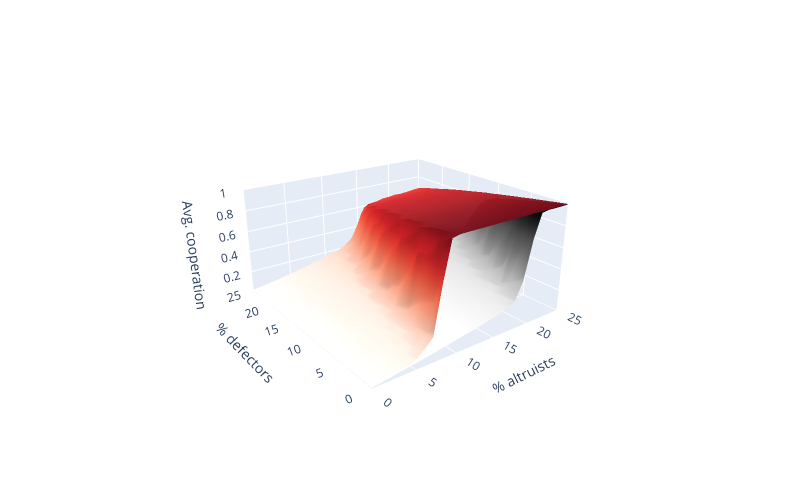
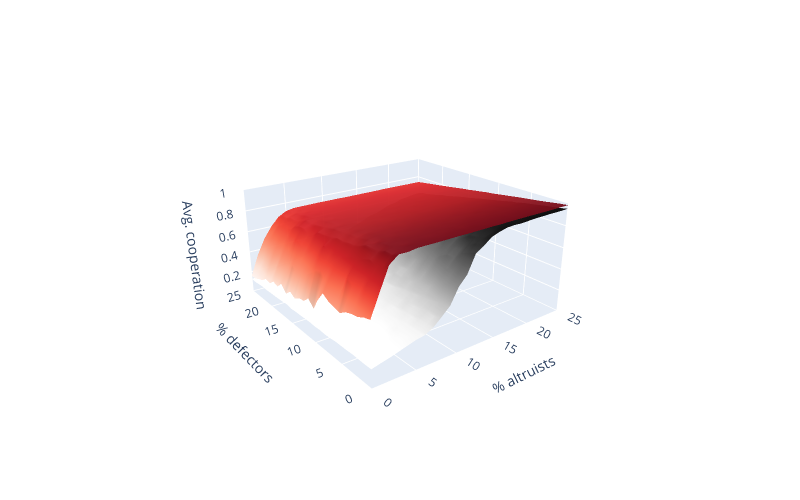
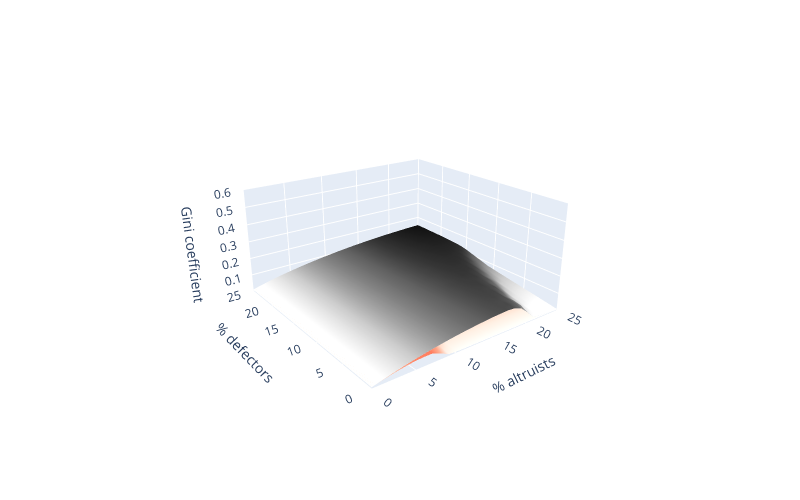
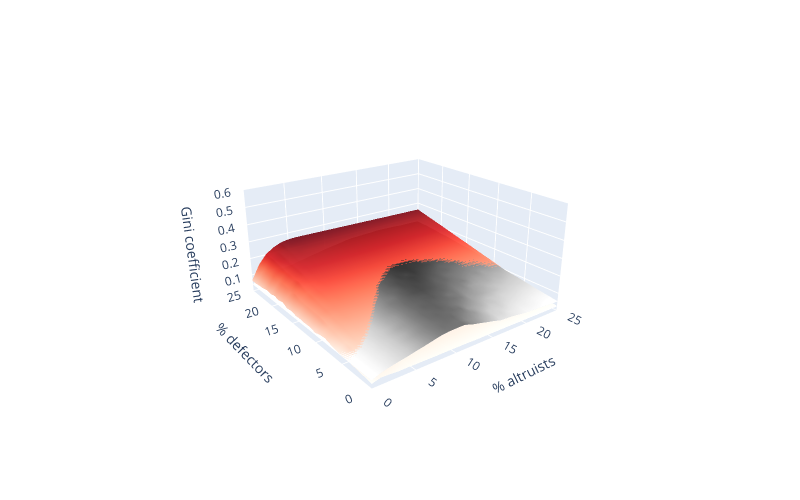

Write notebook code for charts like these, in order.
### Markdown cell above
### 3. Plot boxplots for average cooperation and inequality

### Code cell
X = np.arange(0, 26, 1)
Y = np.arange(0, 26, 1)
X, Y = np.meshgrid(X, Y)

def plot_surfaces(data, net_update, z_title, z_vals, title, fname):
    fig = go.Figure()
    fig.add_trace(
        go.Surface(x=X, y=Y, z=np.array(data[net_update][REPUT[0]]), colorscale='Greys', showscale=False))
    fig.add_trace(
        go.Surface(x=X, y=Y, z=np.array(data[net_update][REPUT[1]]), colorscale='Reds', opacity=0.95, showscale=False))
    
    camera = dict(
        eye=dict(x=-1.5, y=-2, z=1),
        center=dict(x=0, y=0, z=0)
    )

    fig.update_layout(
        scene = dict(
            xaxis = dict(range=[0, 25]),
            yaxis = dict(range=[0, 25]),
            zaxis = dict(range=[2*z_vals[0]-z_vals[1], z_vals[-1]], tickvals=z_vals),
            xaxis_title='% altruists',
            yaxis_title='% defectors',
            zaxis_title=z_title,
            aspectratio=dict(x=1, y=1, z=0.5)),
        scene_camera=camera,
        margin=dict(r=0, l=0, b=0, t=0, pad=0),
        height=500,
        width=800, autosize=False    
    )
    fig.show()
    fig.write_image("../plots/" + fname + ".pdf") #, engine="orca"

# Get data
sim_gini, sim_coop = get_sim_data(SIMFILE, payoff_fnc="average", nei=5) #per neighbor, average
# Plot separately to avoid formatting issues
plot_surfaces(sim_coop, 'random rewiring', 'Avg. cooperation', [0.2, 0.4, 0.6, 0.8, 1.0], 'Random rewiring', 'sim5_rep1_coop_rr_avg')
plot_surfaces(sim_coop, 'strategic updating', 'Avg. cooperation', [0.2, 0.4, 0.6, 0.8, 1.0], 'Strategic updating', 'sim5_rep1_coop_su_avg')
plot_surfaces(sim_gini, 'random rewiring', 'Gini coefficient', [0.1, 0.2, 0.3, 0.4, 0.5, 0.6], 'Random rewiring', 'sim5_rep1_gini_rr_avg')
plot_surfaces(sim_gini, 'strategic updating', 'Gini coefficient', [0.1, 0.2, 0.3, 0.4, 0.5, 0.6], 'Strategic updating', 'sim5_rep1_gini_su_avg')

### Figure 1 — Plotly figure (JSON) as saved in the notebook; plotly's stock layout.template omitted (floating-point values rounded to 4 significant figures; data arrays with more than 128 entries replaced by an {"elided": "..."} marker saying what was removed)
{"data": [{"colorscale": [[0, "rgb(255,255,255)"], [0.125, "rgb(240,240,240)"], [0.25, "rgb(217,217,217)"], [0.375, "rgb(189,189,189)"], [0.5, "rgb(150,150,150)"], [0.625, "rgb(115,115,115)"], [0.75, "rgb(82,82,82)"], [0.875, "rgb(37,37,37)"], [1, "rgb(0,0,0)"]], "showscale": false, "type": "surface", "x": {"elided": "26x26 int values"}, "y": {"elided": "26x26 int values"}, "z": {"elided": "26x26 float values"}}, {"colorscale": [[0, "rgb(255,245,240)"], [0.125, "rgb(254,224,210)"], [0.25, "rgb(252,187,161)"], [0.375, "rgb(252,146,114)"], [0.5, "rgb(251,106,74)"], [0.625, "rgb(239,59,44)"], [0.75, "rgb(203,24,29)"], [0.875, "rgb(165,15,21)"], [1, "rgb(103,0,13)"]], "opacity": 0.95, "showscale": false, "type": "surface", "x": {"elided": "26x26 int values"}, "y": {"elided": "26x26 int values"}, "z": {"elided": "26x26 float values"}}], "layout": {"autosize": false, "height": 500, "margin": {"b": 0, "l": 0, "pad": 0, "r": 0, "t": 0}, "scene": {"aspectratio": {"x": 1, "y": 1, "z": 0.5}, "camera": {"center": {"x": 0, "y": 0, "z": 0}, "eye": {"x": -1.5, "y": -2, "z": 1}}, "xaxis": {"range": [0, 25], "title": {"text": "% altruists"}}, "yaxis": {"range": [0, 25], "title": {"text": "% defectors"}}, "zaxis": {"range": [0, 1], "tickvals": [0.2, 0.4, 0.6, 0.8, 1], "title": {"text": "Avg. cooperation"}}}, "width": 800}}

### Figure 2 — Plotly figure (JSON) as saved in the notebook; plotly's stock layout.template omitted (floating-point values rounded to 4 significant figures; data arrays with more than 128 entries replaced by an {"elided": "..."} marker saying what was removed)
{"data": [{"colorscale": [[0, "rgb(255,255,255)"], [0.125, "rgb(240,240,240)"], [0.25, "rgb(217,217,217)"], [0.375, "rgb(189,189,189)"], [0.5, "rgb(150,150,150)"], [0.625, "rgb(115,115,115)"], [0.75, "rgb(82,82,82)"], [0.875, "rgb(37,37,37)"], [1, "rgb(0,0,0)"]], "showscale": false, "type": "surface", "x": {"elided": "26x26 int values"}, "y": {"elided": "26x26 int values"}, "z": {"elided": "26x26 float values"}}, {"colorscale": [[0, "rgb(255,245,240)"], [0.125, "rgb(254,224,210)"], [0.25, "rgb(252,187,161)"], [0.375, "rgb(252,146,114)"], [0.5, "rgb(251,106,74)"], [0.625, "rgb(239,59,44)"], [0.75, "rgb(203,24,29)"], [0.875, "rgb(165,15,21)"], [1, "rgb(103,0,13)"]], "opacity": 0.95, "showscale": false, "type": "surface", "x": {"elided": "26x26 int values"}, "y": {"elided": "26x26 int values"}, "z": {"elided": "26x26 float values"}}], "layout": {"autosize": false, "height": 500, "margin": {"b": 0, "l": 0, "pad": 0, "r": 0, "t": 0}, "scene": {"aspectratio": {"x": 1, "y": 1, "z": 0.5}, "camera": {"center": {"x": 0, "y": 0, "z": 0}, "eye": {"x": -1.5, "y": -2, "z": 1}}, "xaxis": {"range": [0, 25], "title": {"text": "% altruists"}}, "yaxis": {"range": [0, 25], "title": {"text": "% defectors"}}, "zaxis": {"range": [0, 1], "tickvals": [0.2, 0.4, 0.6, 0.8, 1], "title": {"text": "Avg. cooperation"}}}, "width": 800}}

### Figure 3 — Plotly figure (JSON) as saved in the notebook; plotly's stock layout.template omitted (floating-point values rounded to 4 significant figures; data arrays with more than 128 entries replaced by an {"elided": "..."} marker saying what was removed)
{"data": [{"colorscale": [[0, "rgb(255,255,255)"], [0.125, "rgb(240,240,240)"], [0.25, "rgb(217,217,217)"], [0.375, "rgb(189,189,189)"], [0.5, "rgb(150,150,150)"], [0.625, "rgb(115,115,115)"], [0.75, "rgb(82,82,82)"], [0.875, "rgb(37,37,37)"], [1, "rgb(0,0,0)"]], "showscale": false, "type": "surface", "x": {"elided": "26x26 int values"}, "y": {"elided": "26x26 int values"}, "z": {"elided": "26x26 float values"}}, {"colorscale": [[0, "rgb(255,245,240)"], [0.125, "rgb(254,224,210)"], [0.25, "rgb(252,187,161)"], [0.375, "rgb(252,146,114)"], [0.5, "rgb(251,106,74)"], [0.625, "rgb(239,59,44)"], [0.75, "rgb(203,24,29)"], [0.875, "rgb(165,15,21)"], [1, "rgb(103,0,13)"]], "opacity": 0.95, "showscale": false, "type": "surface", "x": {"elided": "26x26 int values"}, "y": {"elided": "26x26 int values"}, "z": {"elided": "26x26 float values"}}], "layout": {"autosize": false, "height": 500, "margin": {"b": 0, "l": 0, "pad": 0, "r": 0, "t": 0}, "scene": {"aspectratio": {"x": 1, "y": 1, "z": 0.5}, "camera": {"center": {"x": 0, "y": 0, "z": 0}, "eye": {"x": -1.5, "y": -2, "z": 1}}, "xaxis": {"range": [0, 25], "title": {"text": "% altruists"}}, "yaxis": {"range": [0, 25], "title": {"text": "% defectors"}}, "zaxis": {"range": [0, 0.6], "tickvals": [0.1, 0.2, 0.3, 0.4, 0.5, 0.6], "title": {"text": "Gini coefficient"}}}, "width": 800}}

### Figure 4 — Plotly figure (JSON) as saved in the notebook; plotly's stock layout.template omitted (floating-point values rounded to 4 significant figures; data arrays with more than 128 entries replaced by an {"elided": "..."} marker saying what was removed)
{"data": [{"colorscale": [[0, "rgb(255,255,255)"], [0.125, "rgb(240,240,240)"], [0.25, "rgb(217,217,217)"], [0.375, "rgb(189,189,189)"], [0.5, "rgb(150,150,150)"], [0.625, "rgb(115,115,115)"], [0.75, "rgb(82,82,82)"], [0.875, "rgb(37,37,37)"], [1, "rgb(0,0,0)"]], "showscale": false, "type": "surface", "x": {"elided": "26x26 int values"}, "y": {"elided": "26x26 int values"}, "z": {"elided": "26x26 float values"}}, {"colorscale": [[0, "rgb(255,245,240)"], [0.125, "rgb(254,224,210)"], [0.25, "rgb(252,187,161)"], [0.375, "rgb(252,146,114)"], [0.5, "rgb(251,106,74)"], [0.625, "rgb(239,59,44)"], [0.75, "rgb(203,24,29)"], [0.875, "rgb(165,15,21)"], [1, "rgb(103,0,13)"]], "opacity": 0.95, "showscale": false, "type": "surface", "x": {"elided": "26x26 int values"}, "y": {"elided": "26x26 int values"}, "z": {"elided": "26x26 float values"}}], "layout": {"autosize": false, "height": 500, "margin": {"b": 0, "l": 0, "pad": 0, "r": 0, "t": 0}, "scene": {"aspectratio": {"x": 1, "y": 1, "z": 0.5}, "camera": {"center": {"x": 0, "y": 0, "z": 0}, "eye": {"x": -1.5, "y": -2, "z": 1}}, "xaxis": {"range": [0, 25], "title": {"text": "% altruists"}}, "yaxis": {"range": [0, 25], "title": {"text": "% defectors"}}, "zaxis": {"range": [0, 0.6], "tickvals": [0.1, 0.2, 0.3, 0.4, 0.5, 0.6], "title": {"text": "Gini coefficient"}}}, "width": 800}}
